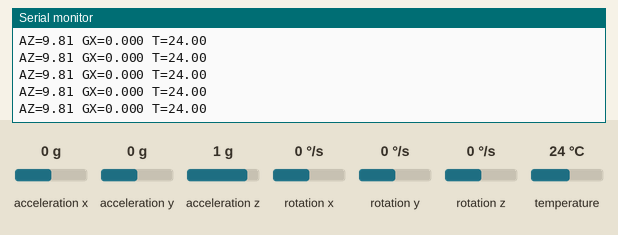
This sketch was run on a simulated Arduino Uno, built with avr-gcc and run on an emulated ATmega328P. Parts: the last lines printed to the serial monitor. The inputs (shaded band) are chosen by the test bench; at power-on: acceleration z 1 g, rotation x 0 °/s, temperature 24 °C, acceleration x 0 g, acceleration y 0 g, rotation y 0 °/s, rotation z 0 °/s.

Above: at 1.2 s.
1.3 s: acceleration z set to -1.4 g
At 1.46 s:
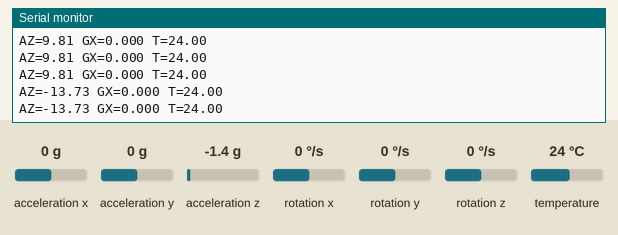
2.8 s: rotation x set to -192 °/s
At 2.81 s:
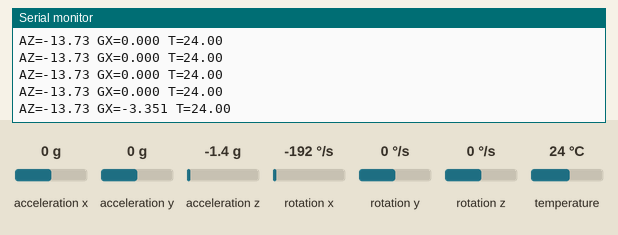
4.3 s: temperature set to 12 °C
At 4.36 s:
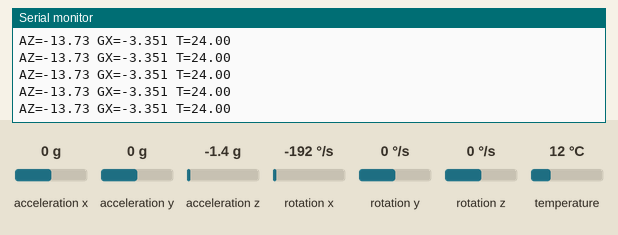

Measured:
- after the input at 1.3 s, the serial monitor: prints a new line after 0.05 s (image 1)
- after the input at 2.8 s, the serial monitor: prints a new line at once (image 2)

The sketch:

avr-mpu6050-adafruit.ino
```cpp
// Arduino Uno + one MPU-6050 at 0x68 on Wire (SDA = A4, SCL = A5), read with
// Adafruit_MPU6050: the setup and the loop of the gallery example
// esp32-mpu6050, on a board whose firmware runs in the tab.
//
// begin() resets the chip and waits for DEVICE_RESET to clear with no
// timeout, and getEvent() divides by the sensitivity of the range the sketch
// selected. So the driver itself tells whether the model clears the bit and
// follows the range: "BEGIN" with no "READY" after it is the wait that never
// ends, and AZ=39.23 is 1 g encoded for 2 g and read as 8 g.
//
// Serial protocol (115200): BEGIN, then READY (or NOT FOUND), then once per
// loop "AZ=<m/s2> GX=<rad/s> T=<deg C>".
//
// Libraries: Adafruit MPU6050 2.2.9, Adafruit BusIO 1.17.4,
//            Adafruit Unified Sensor 1.1.15
// Rebuild: node project/board-buses-2026-09/harness/compile-fixture.mjs \
//   --fqbn arduino:avr:uno \
//   --libs "Adafruit MPU6050,Adafruit Unified Sensor,Adafruit BusIO" \
//   --out <this dir> <this dir>/avr-mpu6050-adafruit.ino
#include <Adafruit_MPU6050.h>
#include <Adafruit_Sensor.h>
#include <Wire.h>

Adafruit_MPU6050 mpu;

void setup() {
  Serial.begin(115200);
  Serial.println("BEGIN");
  if (!mpu.begin()) {
    Serial.println("NOT FOUND");
    while (true) delay(10);
  }
  mpu.setAccelerometerRange(MPU6050_RANGE_8_G);
  mpu.setGyroRange(MPU6050_RANGE_500_DEG);
  mpu.setFilterBandwidth(MPU6050_BAND_21_HZ);
  Serial.println("READY");
}

void loop() {
  sensors_event_t a, g, temp;
  mpu.getEvent(&a, &g, &temp);
  Serial.print("AZ=");
  Serial.print(a.acceleration.z);
  Serial.print(" GX=");
  Serial.print(g.gyro.x, 3);
  Serial.print(" T=");
  Serial.println(temp.temperature);
  delay(100);
}
```
